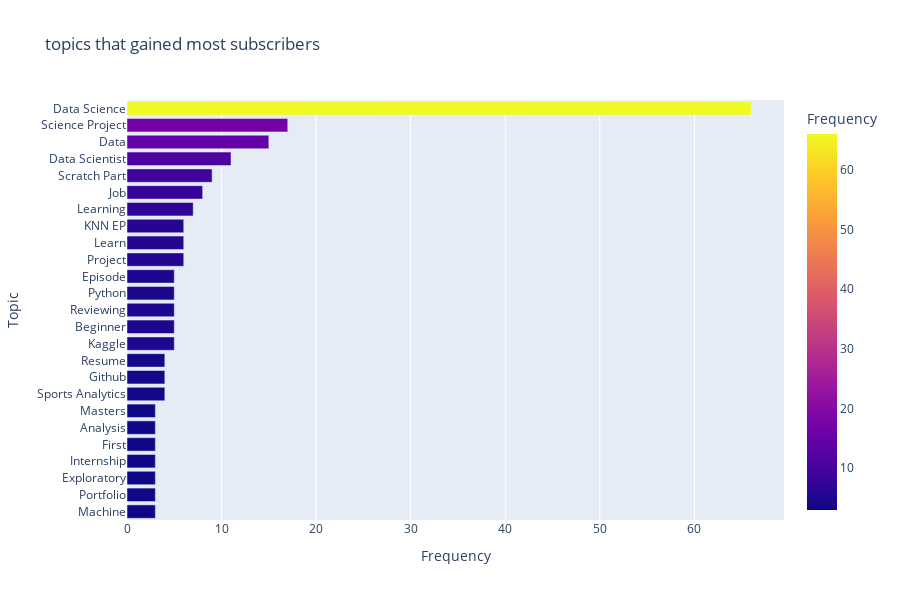
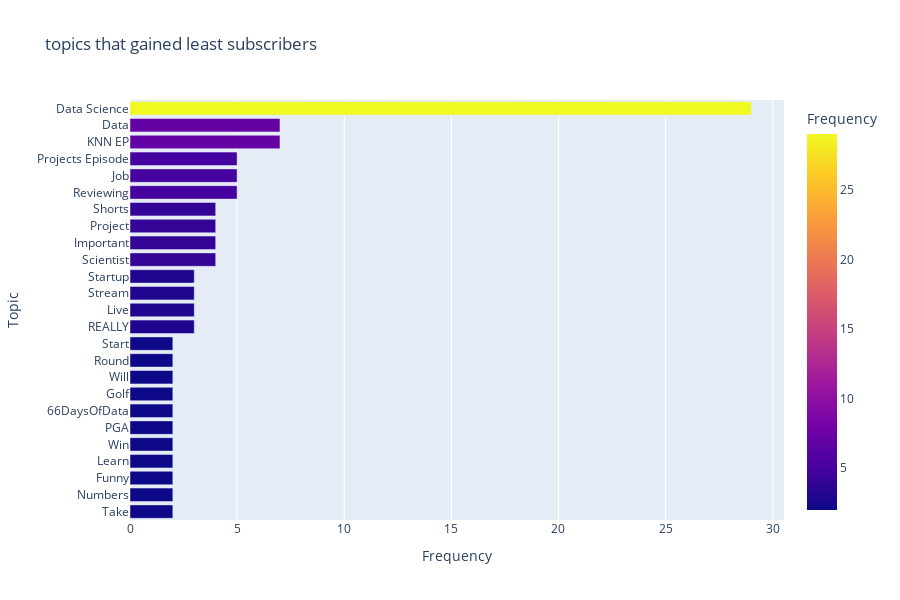

Notebook code for these charts, in order:
### Code cell
fig_ddp = px.bar(ddp,x='Frequency',y='Topic',orientation='h',title='topics that gained most subscribers',color='Frequency')
fig_ddp.update_layout(height=600)
fig_ddp.show()

fig_ddp7 = px.bar(ddp_7,x='Frequency',y='Topic',orientation='h',title='topics that gained least subscribers',color='Frequency')
fig_ddp7.update_layout(height=600)
fig_ddp7.show()

### Figure 1 — Plotly figure (JSON) as saved in the notebook; plotly's stock layout.template omitted (floating-point values rounded to 4 significant figures)
{"data": [{"alignmentgroup": "True", "hovertemplate": "Frequency=%{marker.color}<br>Topic=%{y}<extra></extra>", "legendgroup": "", "marker": {"color": [3, 3, 3, 3, 3, 3, 3, 4, 4, 4, 5, 5, 5, 5, 5, 6, 6, 6, 7, 8, 9, 11, 15, 17, 66], "coloraxis": "coloraxis", "pattern": {"shape": ""}}, "name": "", "offsetgroup": "", "orientation": "h", "showlegend": false, "textposition": "auto", "type": "bar", "x": [3, 3, 3, 3, 3, 3, 3, 4, 4, 4, 5, 5, 5, 5, 5, 6, 6, 6, 7, 8, 9, 11, 15, 17, 66], "xaxis": "x", "y": ["Machine", "Portfolio", "Exploratory", "Internship", "First", "Analysis", "Masters", "Sports Analytics", "Github", "Resume", "Kaggle", "Beginner", "Reviewing", "Python", "Episode", "Project", "Learn", "KNN EP", "Learning", "Job", "Scratch Part", "Data Scientist", "Data", "Science Project", "Data Science"], "yaxis": "y"}], "layout": {"barmode": "relative", "coloraxis": {"colorbar": {"title": {"text": "Frequency"}}, "colorscale": [[0, "#0d0887"], [0.1111, "#46039f"], [0.2222, "#7201a8"], [0.3333, "#9c179e"], [0.4444, "#bd3786"], [0.5556, "#d8576b"], [0.6667, "#ed7953"], [0.7778, "#fb9f3a"], [0.8889, "#fdca26"], [1, "#f0f921"]]}, "height": 600, "legend": {"tracegroupgap": 0}, "title": {"text": "topics that gained most subscribers"}, "xaxis": {"anchor": "y", "domain": [0, 1], "title": {"text": "Frequency"}}, "yaxis": {"anchor": "x", "domain": [0, 1], "title": {"text": "Topic"}}}}

### Figure 2 — Plotly figure (JSON) as saved in the notebook; plotly's stock layout.template omitted (floating-point values rounded to 4 significant figures)
{"data": [{"alignmentgroup": "True", "hovertemplate": "Frequency=%{marker.color}<br>Topic=%{y}<extra></extra>", "legendgroup": "", "marker": {"color": [2, 2, 2, 2, 2, 2, 2, 2, 2, 2, 2, 3, 3, 3, 3, 4, 4, 4, 4, 5, 5, 5, 7, 7, 29], "coloraxis": "coloraxis", "pattern": {"shape": ""}}, "name": "", "offsetgroup": "", "orientation": "h", "showlegend": false, "textposition": "auto", "type": "bar", "x": [2, 2, 2, 2, 2, 2, 2, 2, 2, 2, 2, 3, 3, 3, 3, 4, 4, 4, 4, 5, 5, 5, 7, 7, 29], "xaxis": "x", "y": ["Take", "Numbers", "Funny", "Learn", "Win", "PGA", "66DaysOfData", "Golf", "Will", "Round", "Start", "REALLY", "Live", "Stream", "Startup", "Scientist", "Important", "Project", "Shorts", "Reviewing", "Job", "Projects Episode", "KNN EP", "Data", "Data Science"], "yaxis": "y"}], "layout": {"barmode": "relative", "coloraxis": {"colorbar": {"title": {"text": "Frequency"}}, "colorscale": [[0, "#0d0887"], [0.1111, "#46039f"], [0.2222, "#7201a8"], [0.3333, "#9c179e"], [0.4444, "#bd3786"], [0.5556, "#d8576b"], [0.6667, "#ed7953"], [0.7778, "#fb9f3a"], [0.8889, "#fdca26"], [1, "#f0f921"]]}, "height": 600, "legend": {"tracegroupgap": 0}, "title": {"text": "topics that gained least subscribers"}, "xaxis": {"anchor": "y", "domain": [0, 1], "title": {"text": "Frequency"}}, "yaxis": {"anchor": "x", "domain": [0, 1], "title": {"text": "Topic"}}}}
